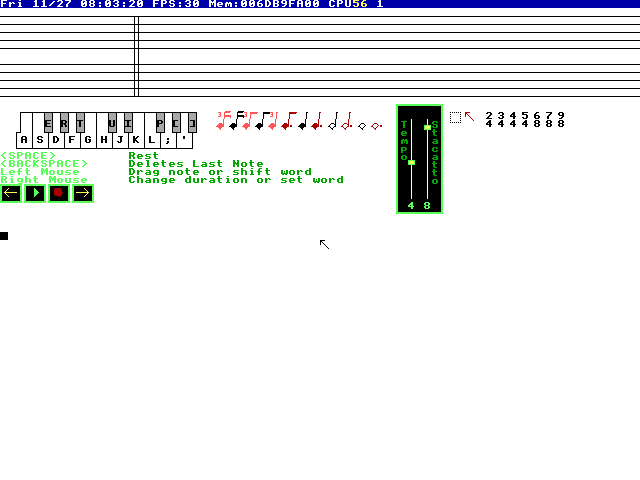
#> input picture build/i386-psalmody-fresh-v1/original-launch/launched.png, 640 x 480 px
$ python -i test-i386-autocomplete-numeric.py   (imports and definitions only)
#> lines starting #> are read from the running program, lines starting #| are printed output that depends on the picture
#!/usr/bin/env python3
"""Compare all ten real numeric dictionary completion keys with the original."""
import argparse
import hashlib
import json
from pathlib import Path
import re
import runpy
import subprocess
import sys
import time
from PIL import Image, ImageChops
ROOT=Path(__file__).resolve().parents[1]

def sha(path):return hashlib.sha256(path.read_bytes()).hexdigest()

# [12 lines left out: function dictionary_choices, not called in this run]

def prefix_record(data):
    head,body=data.split(b'DOCUMENT ',1);size,document=body.split(b'\n',1)
    if len(document)!=int(size):raise ValueError('Truncated widget document')
    lines=head.splitlines();match=re.fullmatch(rb'INDEX (\d) WORD (\S+) LENGTH (\d+) DICTIONARY (\d+) COUNT (\d+)',lines.pop(0))
    if not match:raise ValueError('Invalid prefix header')
    #The guest header has an explicit trailing newline, followed by ACUILine's.
    if lines and lines[-1]==b'':lines.pop()
    rect=tuple(map(int,lines.pop(0).removeprefix(b'RECT ').split()))
    lines=[line for line in lines if line]
    choices=[]
    for index,line in enumerate(lines):
        lead=f'SLOT {index} '.encode()
        if not line.startswith(lead):raise ValueError('Invalid dictionary slot order')
        choices.append(line[len(lead):])
    return dict(index=int(match[1]),word=match[2],partial=int(match[3]),dictionary=int(match[4]),count=int(match[5]),rect=rect,choices=choices,document=document)

# [87 lines left out: function main, not called in this run]

# [1 line not run here, left out]

>>> import cv2
>>> picture = cv2.imread('../build/i386-psalmody-fresh-v1/original-launch/launched.png', cv2.IMREAD_GRAYSCALE)
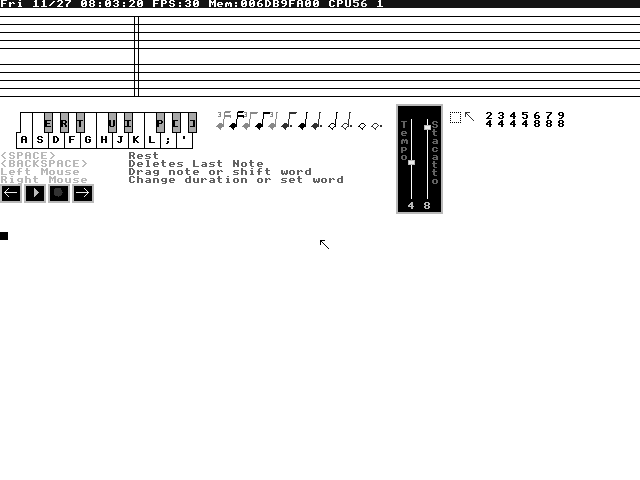
#> picture: shape (480, 640); min 0, max 255, mean 238.8
#> (the run stopped early here; a loop or call above may not have finished)
